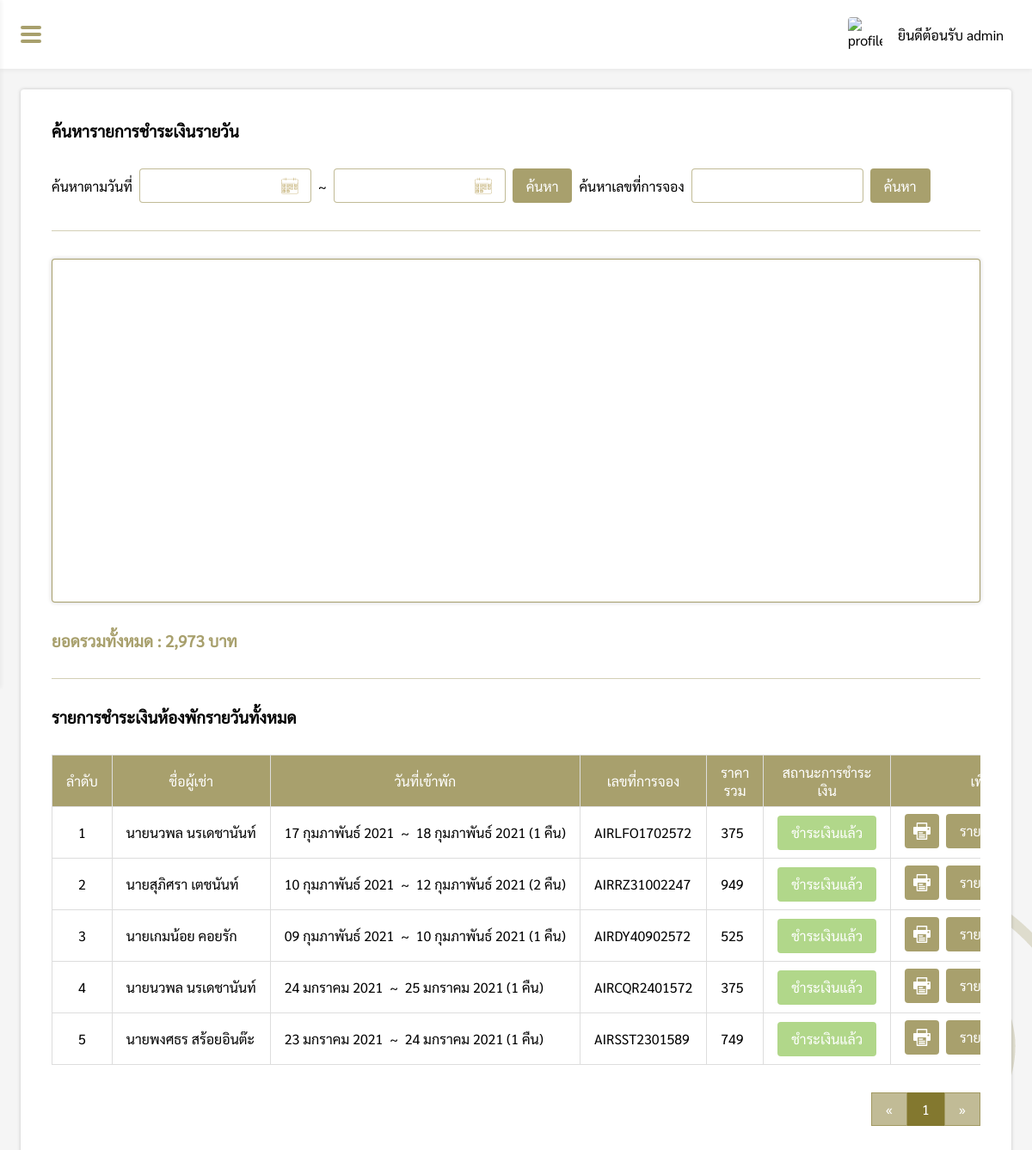
The app's page /pages/manage/dailyCost/index.php (signed in), older data.
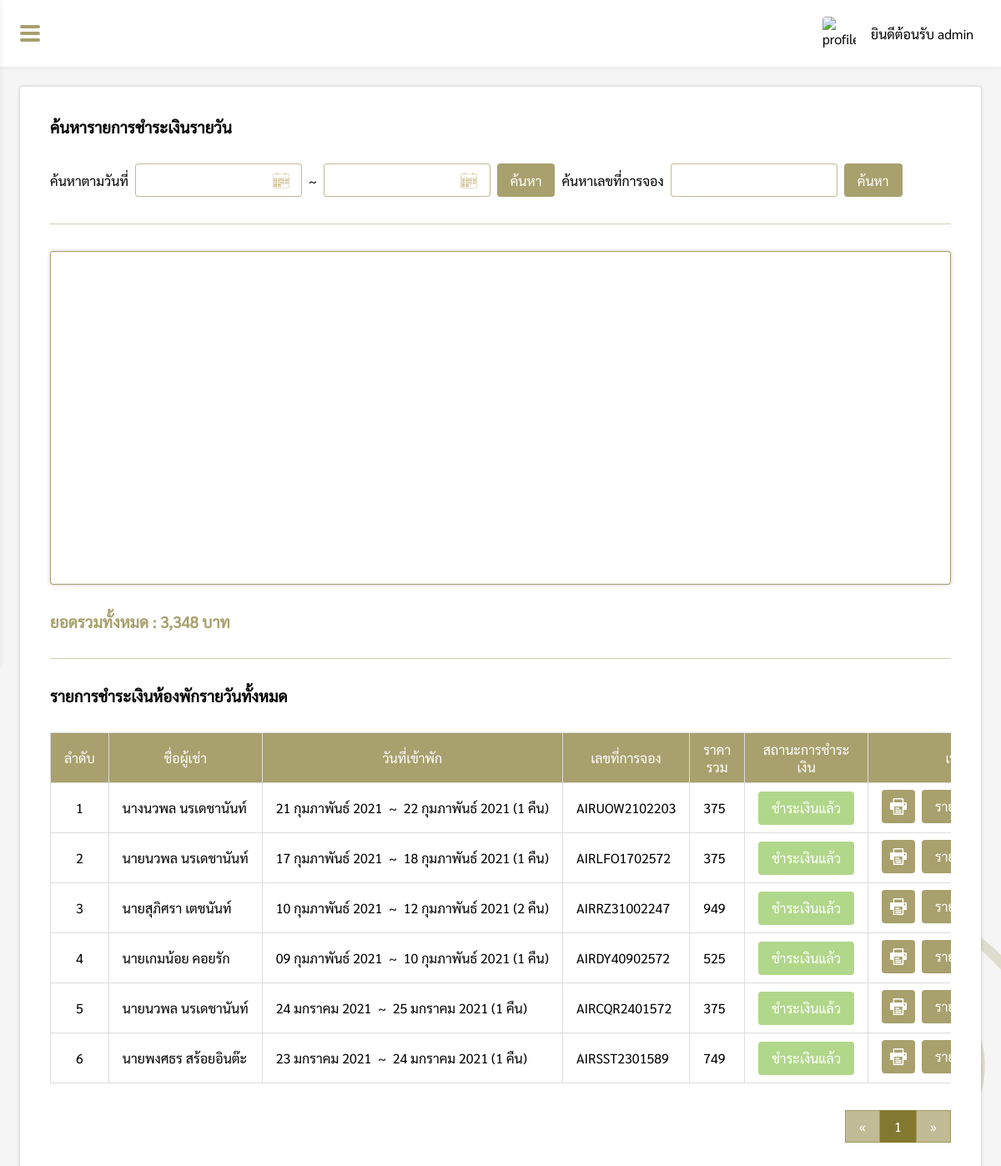
The same page, newer data.
### tables this page shows
CREATE TABLE `dailycost` (
  `dailycost_id` int(11) NOT NULL,
  `code` varchar(13) NOT NULL,
  `damages` float(11,2) DEFAULT NULL,
  `total_allprice` float(11,2) NOT NULL,
  `pay_status` varchar(20) NOT NULL,
  `pay_img` varchar(100) DEFAULT NULL,
  `payafter_d_img` varchar(100) DEFAULT NULL
);

CREATE TABLE `daily` (
  `daily_id` int(11) NOT NULL,
  `name_title` varchar(10) NOT NULL,
  `firstname` varchar(50) NOT NULL,
  `lastname` varchar(50) NOT NULL,
  `id_card` varchar(13) NOT NULL,
  `email` varchar(100) NOT NULL,
  `tel` varchar(10) NOT NULL,
  `code` varchar(13) NOT NULL,
  `check_in` varchar(20) NOT NULL,
  `check_out` varchar(20) NOT NULL,
  `night` int(11) NOT NULL,
  `people` int(11) NOT NULL,
  `air_room` int(11) NOT NULL,
  `fan_room` int(11) NOT NULL,
  `daily_status` varchar(20) NOT NULL,
  `total_room_price` float(11,2) NOT NULL,
  `vat` float(11,2) NOT NULL,
  `total_price` float(11,2) NOT NULL,
  `payment_price` float(11,2) NOT NULL,
  `payment_img` varchar(100) DEFAULT NULL,
  `warning_date` varchar(20) DEFAULT NULL,
  `room_select` varchar(100) DEFAULT NULL
);

### pages/connection.php (called while the page is built, shortened)
<?php
$conn = mysqli_connect("localhost", "root", "", "Pingfah") or die("Error: " . mysqli_error($conn));
mysqli_query($conn, "SET NAMES 'utf8' ");
$sql = "SELECT * FROM daily";
$result = $conn->query($sql);

### pages/manage/dailyCost/index.php (the view, shortened to what the changed rows need)
<?php
if($_SESSION['level'] == 'admin' || $_SESSION['level'] == 'employee'){
    include("../../connection.php");
    $check_in = @$_REQUEST['check_in'];
    $check_out = @$_REQUEST['check_out'];
    $code = @$_REQUEST['code'];
    function DateThai($strDate)
    {
        $strYear = date("Y",strtotime($strDate));
        $strMonth= date("n",strtotime($strDate));
        $strDay= date("d",strtotime($strDate));
        $strMonthCut = Array("","มกราคม", "กุมภาพันธ์", "มีนาคม","เมษายน", "พฤษภาคม", "มิถุนายน", "กรกฎาคม","สิงหาคม", "กันยายน", "ตุลาคม", "พฤศจิกายน", "ธันวาคม");
        $strMonthThai=$strMonthCut[$strMonth];
        return "$strDay $strMonthThai $strYear";
    }
    if($check_in != "" && $check_out != ""){
        $query = "SELECT * FROM (SELECT b.check_in ,SUM(a.total_allprice) as daily_price FROM dailycost a INNER JOIN daily b ON a.dailycost_id = b.daily_id WHERE ((check_in BETWEEN '$check_in' AND '$check_out') OR (check_out BETWEEN '$check_in' AND '$check_out') OR ('$check_in' BETWEEN check_in AND check_out) OR ('$check_out' BETWEEN check_in AND check_out )) GROUP BY b.check_in ORDER BY b.check_in DESC LIMIT 5) sub ORDER BY check_in ASC";
    }else{
        $query = "SELECT * FROM (SELECT b.check_in ,SUM(a.total_allprice) as daily_price FROM dailycost a INNER JOIN daily b ON a.dailycost_id = b.daily_id GROUP BY b.check_in ORDER BY b.check_in DESC LIMIT 5) sub ORDER BY check_in ASC";
    }
    $query_result = mysqli_query($conn, $query);
    $datax = array();
    foreach ($query_result as $k) {
        $datax[] = "['".DateThai($k['check_in'])."'".", ".$k['daily_price']."]";
    }
    $datax = implode(",", $datax);
?>
<!DOCTYPE html>
<html lang="en">
<head>
    <link rel="stylesheet" href="../../../css/dailyCost.css">
    <link rel="stylesheet" href="../../../css/my-style.css">
    <link rel="stylesheet" href="../../../css/navbar.css">
</head>
<body>
    <?php include("../../../components/sidebar.php"); ?>
    <div class="box">
        <div id="box-padding" style="padding:24px;">
            <div class="dailycost-box">
                <h3>ค้นหารายการชำระเงินรายวัน</h3>
                <div class="search">
                    <label class="search-topic" style="padding:10px 8px 0 0;">ค้นหาตามวันที่</label>
                    <div class="from-box" style="position:relative;">
                        <input type="text" class="roundtrip-input" id="check_in"
                            value="<?php if(isset($check_in)){ echo DateThai($check_in); } ?>">
                    </div>
                    <label class="to-text" style="padding:10px 8px 0 8px;">~</label>
                    <div class="to-box" style="position:relative;">
                        <input type="text" class="roundtrip-input" id="check_out"
                            value="<?php if(isset($check_out)){ echo DateThai($check_out); } ?>">
                    </div>
                    <button class="search-btn" type="button" id="searchDate">ค้นหา</button>
                    <label class="searchcode-topic" style="padding:10px 8px 0 0;">ค้นหาเลขที่การจอง</label>
                    <div class="searchcode-box" >
                        <input type="text" id="code" value="<?php echo $code?>">
                    </div>
                    <button class="searchcode-btn" type="button" id="searchCode">ค้นหา</button>
                </div>
                <div class="hr"></div>
                <div class="card">
                    <?php
                    if(strlen($datax) != 0){
                    ?>
                    <div id="curve_chart" class="chart"></div>
                    <?php
                    }else{
                        echo "<p style='margin:auto;'>ไม่มีข้อมูล</p>";
                    }
                    ?>
                </div>
                <div style="padding-top:32px;">
                    <?php
                    if(isset($check_in) && isset($check_out)){
                        $search_totalprice = mysqli_query($conn, "SELECT SUM(a.total_allprice) as allprice FROM dailycost a INNER JOIN daily b ON a.dailycost_id = b.daily_id WHERE ((check_in BETWEEN '$check_in' AND '$check_out') OR (check_out BETWEEN '$check_in' AND '$check_out') OR ('$check_in' BETWEEN check_in AND check_out) OR ('$check_out' BETWEEN check_in AND check_out ))");
                    }else{
                        $search_totalprice = mysqli_query($conn, "SELECT SUM(total_allprice) as allprice FROM dailycost");
                    }
                    $result_totalprice = mysqli_fetch_assoc($search_totalprice);
                    ?>
                    <h3 style="color: rgb(131, 120, 47, 0.7);">ยอดรวมทั้งหมด : <?php echo number_format($result_totalprice["allprice"]); ?> บาท</h3>
                </div>
                <div class="hr"></div>
                <?php
                $perpage = 10;
                if(isset($_GET['page'])){
                    $page = $_GET['page'];
                }else{
                    $page = 1;
                }
                $start = ($page - 1) * $perpage;
                $num = $start + 1;
                if(isset($check_in) && isset($check_out)){
                    $sql = "SELECT a.*, b.* FROM dailycost a INNER JOIN daily b ON a.dailycost_id = b.daily_id WHERE (check_in BETWEEN '$check_in' AND '$check_out') OR (check_out BETWEEN '$check_in' AND '$check_out') OR ('$check_in' BETWEEN check_in AND check_out) OR ('$check_out' BETWEEN check_in AND check_out ) ORDER BY dailycost_id DESC LIMIT {$start} , {$perpage}";
                }else if(isset($code)){
                    $sql = "SELECT a.*, b.* FROM dailycost a INNER JOIN daily b ON a.dailycost_id = b.daily_id WHERE a.code = '$code' ORDER BY dailycost_id DESC";
                }else{
                    $sql = "SELECT a.*, b.* FROM dailycost a INNER JOIN daily b ON a.dailycost_id = b.daily_id ORDER BY dailycost_id DESC LIMIT {$start} , {$perpage}";
                }
                $result = $conn->query($sql);
                if(isset($code)){
                    echo "<h3>ผลลัพธ์การค้นหา : $code</h3>";
                }else{
                    echo "<h3>รายการชำระเงินห้องพักรายวันทั้งหมด</h3>";
                }
                if ($result->num_rows > 0) {
                ?>
                <div style="overflow-x: auto;overflow-y: hidden;">
                    <table>
                        <tr>
                            <th>ลำดับ</th>
                            <th>ชื่อผู้เช่า</th>
                            <th>วันที่เข้าพัก</th>
                            <th>เลขที่การจอง</th>
                            <th>ราคารวม</th>
                            <th>สถานะการชำระเงิน</th>
                            <th>เพิ่มเติม</th>
                        </tr>
                        <?php
                            while($row = $result->fetch_assoc()) {
                            $calculate = strtotime($row["check_out"]) - strtotime($row["check_in"]);
                            $night = floor($calculate / 86400);
                        ?>
                        <tr>
                            <td><?php echo $num; ?></td>
                            <td><?php echo $row["name_title"].$row['firstname'] ." " .$row['lastname']; ?></td>
                            <td><?php echo DateThai($row['check_in']) ."&nbsp; ~ &nbsp;" .DateThai($row['check_out'])." (".$night." คืน)"; ?>
                            </td>
                            <td><?php echo $row['code']; ?></td>
                            <td><?php echo number_format($row['total_allprice']); ?></td>
                            <td><button class="status-success"><?php echo $row['pay_status']; ?></button></td>
                            <td>
                                <div class="option-grid">
                                    <a href="receipt_deposit_back.php?code=<?php echo $row["code"]; ?>" target="_blank"><button type="button" class="print" title="ใบเสร็จคืนค่ามัดจำคีย์การ์ด"></button></a>
                                    <a href="dailyCostDetail.php?dailycost_id=<?php echo $row['dailycost_id']; ?>"><button>รายละเอียด</button></a>
                                </div>
                            </td>
                        </tr>
                        <?php $num++; } ?>
                    </table>
                </div>
                <?php
                    $sql2 = "SELECT * FROM dailycost";
                    $query2 = mysqli_query($conn, $sql2);
                    $total_record = mysqli_num_rows($query2);
                    $total_page = ceil($total_record / $perpage);
                    ?>
                <div style="display:flex;justify-content:flex-end">
                    <div class="pagination">
                        <a href="index.php?page=1">&laquo;</a>
                        <?php for($i=1;$i<=$total_page;$i++){ ?>
                        <a href="index.php?page=<?php echo $i; ?>"  <?php if($page == $i){ echo "style='background-color: rgb(131, 120, 47, 1);color:#fff;'"; }?>><?php echo $i; ?></a>
                        <?php } ?>
                        <a href="index.php?page=<?php echo $total_page; ?>"  <?php if($page == $i){ echo "style='background-color: rgb(131, 120, 47, 1);color:#fff;'"; }?>>&raquo;</a>
                    </div>
                </div>
                <?php
                }else{
                    echo "<div style='padding-top:32px;'>ไม่มีรายการชำระเงินเช่ารายวัน</div>";
                }
                ?>
            </div>
        </div>
    </div>
</body>
</html>
<?php
}else{
    Header("Location: ../../login.php");
}
?>

Row changes from the older to the newer data that the page shows:
added dailycost: daily.name_title "นาง", daily.firstname "นวพล", daily.lastname "นรเดชานันท์", daily.check_in "21 กุมภาพันธ์ 2021", daily.check_out "22 กุมภาพันธ์ 2021", daily.check_out+check_in "1", daily.code "AIRUOW2102203", total_allprice "375", pay_status "ชำระเงินแล้ว"
Text that changed along with them:
$result_totalprice["allprice"]: "2,973" → "3,348"
